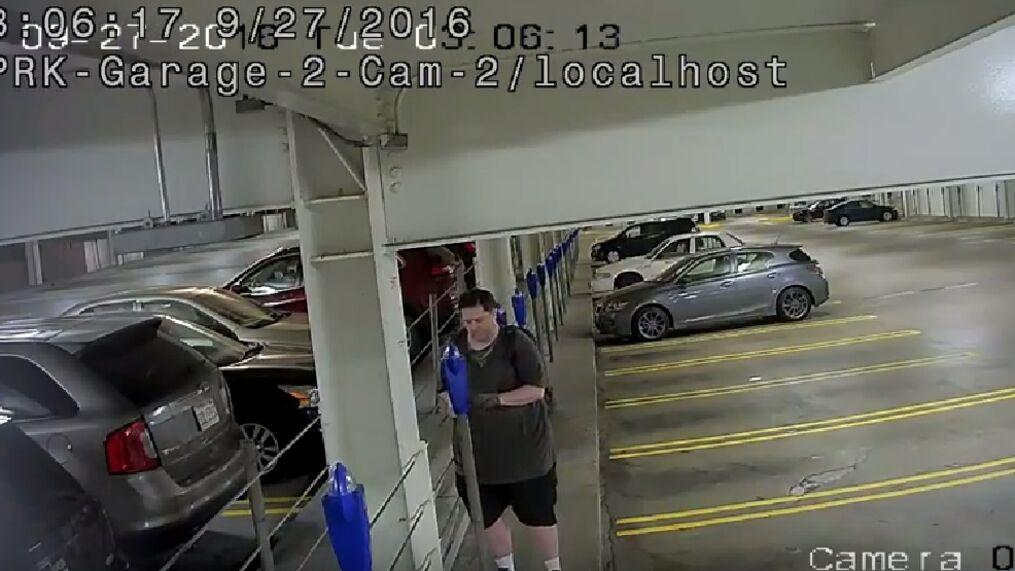
#> input picture Dataset/HighResolution/C (100).jpg, 1015 x 571 px; its folder holds only this picture in this run
$ python syntethic.py
#> lines starting #> are read from the running program, lines starting #| are printed output that depends on the picture
import os
import cv2
import glob

input_dir = "Dataset/HighResolution"
output_dir = "Dataset/LowResolution"
interpolation_methods = {
    "bicubic": cv2.INTER_CUBIC,
    "nearest_neighbor": cv2.INTER_NEAREST,
    "lanczos": cv2.INTER_LANCZOS4
}

# Create output directories for each interpolation method
os.makedirs(output_dir, exist_ok=True)
for method in interpolation_methods.keys():
    os.makedirs(os.path.join(output_dir, method), exist_ok=True)

# Load high-resolution images
high_res_images = glob.glob(os.path.join(input_dir, "*.jpg"))

for img_path in high_res_images:
    img = cv2.imread(img_path)
#> img is the input picture: shape (571, 1015, 3); mean B, G, R 93.8, 100.1, 99.6
    img_name = os.path.basename(img_path)

    # Downscale the image by a factor of 4 (adjust this factor as needed)
    target_width, target_height = img.shape[1] // 4, img.shape[0] // 4
#> target_width = 253; target_height = 142

    for method, interpolation in interpolation_methods.items():
        # Downscale the image using the current interpolation method
        low_res_img = cv2.resize(img, (target_width, target_height), interpolation=interpolation)

        # Save the low-resolution image
        output_path = os.path.join(output_dir, method, img_name)
        cv2.imwrite(output_path, low_res_img)
        print(f"Saved {output_path}")
#> this loop made 3 passes
#> pass 1, `low_res_img = cv2.resize(img, (target_width, target_height), interpola..`:
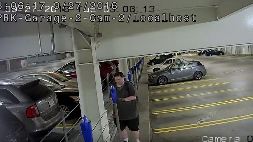
#> low_res_img: shape (142, 253, 3); mean B, G, R 93.7, 100, 99.5
#> pass 2, `low_res_img = cv2.resize(img, (target_width, target_height), interpola..`:
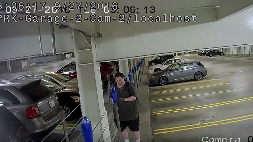
#> low_res_img: shape (142, 253, 3); mean B, G, R 94.1, 100.4, 99.9

print("All synthetic low-resolution images generated.")

$ run again, on Dataset/HighResolution/C (134).jpg
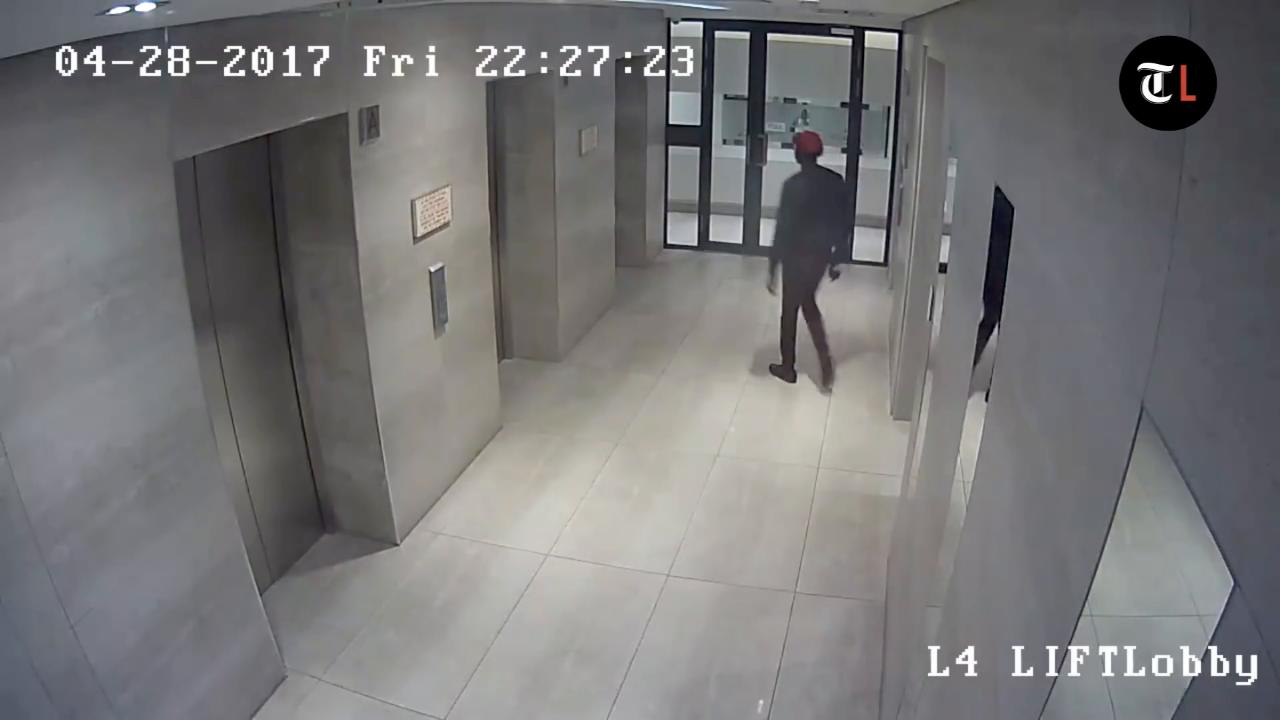
#> input picture Dataset/HighResolution/C (134).jpg, 1280 x 720 px
#> img is the input picture: shape (720, 1280, 3); mean B, G, R 119, 118, 118.5
#> the loop `for method, interpolation in interpolation_methods.items():` made 3 passes
#> pass 1, `low_res_img = cv2.resize(img, (target_width, target_height), interpola..`:
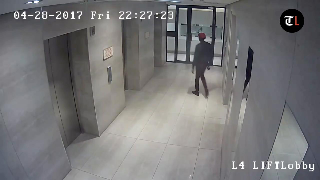
#> low_res_img: shape (180, 320, 3); mean B, G, R 118.9, 117.9, 118.4
#> pass 2, `low_res_img = cv2.resize(img, (target_width, target_height), interpola..`:
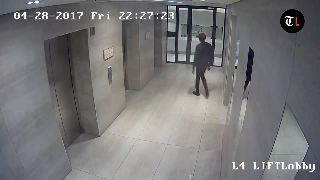
#> low_res_img: shape (180, 320, 3); mean B, G, R 119.1, 118, 118.6

$ run again, on Dataset/HighResolution/C (138).jpg
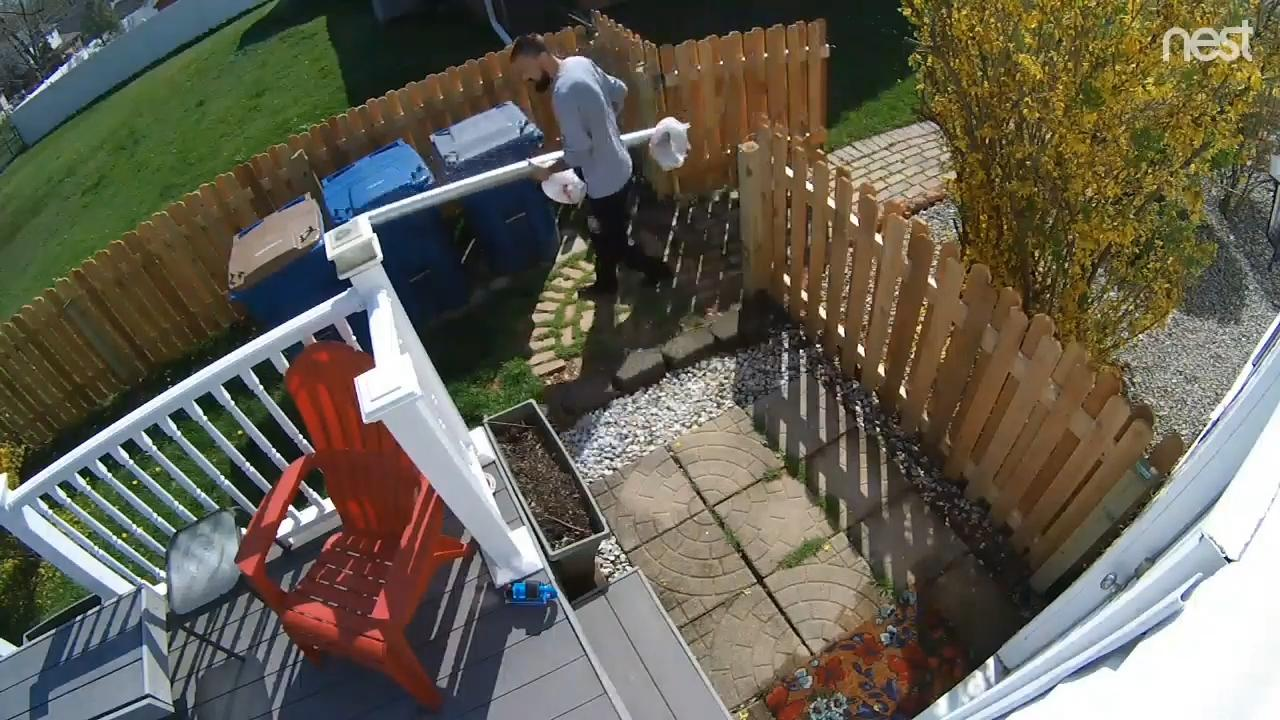
#> input picture Dataset/HighResolution/C (138).jpg, 1280 x 720 px
#> img is the input picture: shape (720, 1280, 3); mean B, G, R 83, 96.5, 100.9
#> the loop `for method, interpolation in interpolation_methods.items():` made 3 passes
#> pass 1, `low_res_img = cv2.resize(img, (target_width, target_height), interpola..`:
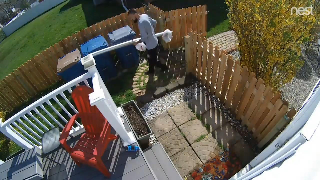
#> low_res_img: shape (180, 320, 3); mean B, G, R 83, 96.5, 100.9
#> pass 2, `low_res_img = cv2.resize(img, (target_width, target_height), interpola..`:
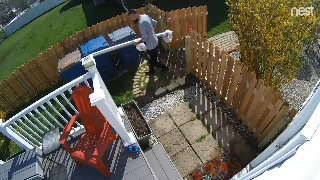
#> low_res_img: shape (180, 320, 3); mean B, G, R 82.7, 96.2, 100.7

$ run again, on Dataset/HighResolution/C (140).jpg
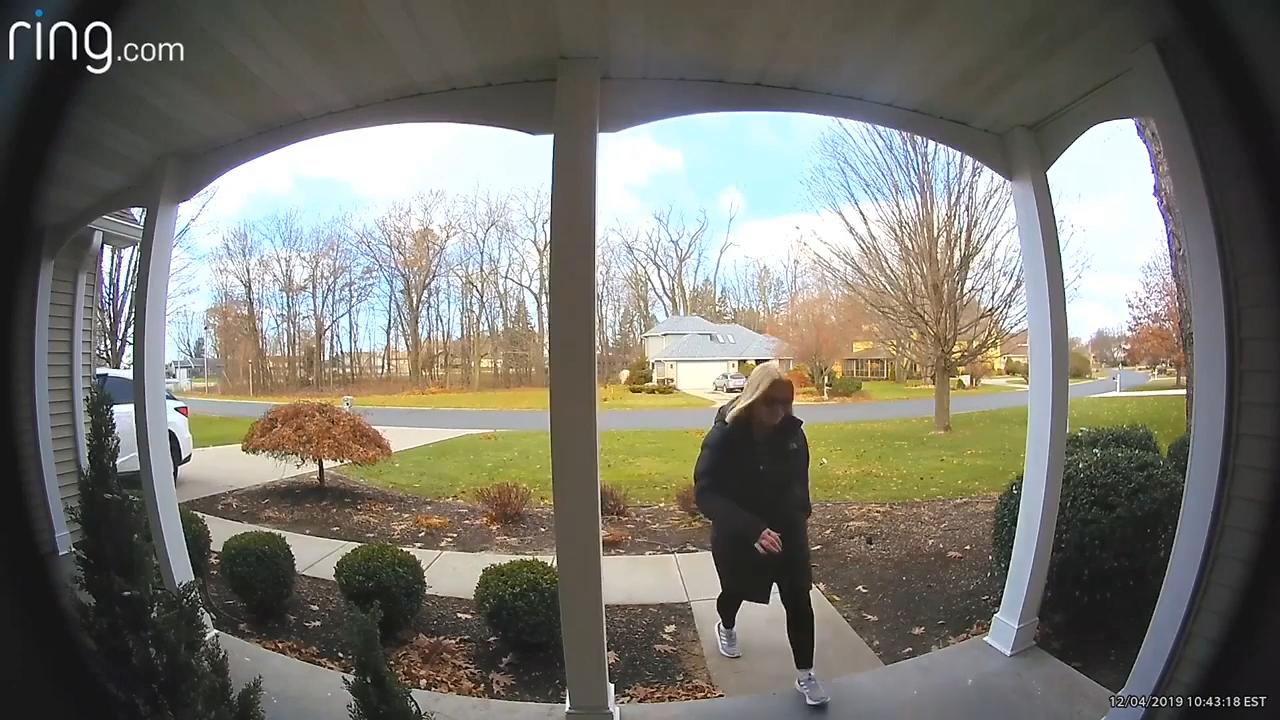
#> input picture Dataset/HighResolution/C (140).jpg, 1280 x 720 px
#> img is the input picture: shape (720, 1280, 3); mean B, G, R 109, 117.3, 119.3
#> the loop `for method, interpolation in interpolation_methods.items():` made 3 passes
#> pass 1, `low_res_img = cv2.resize(img, (target_width, target_height), interpola..`:
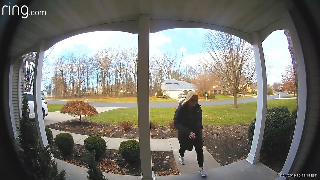
#> low_res_img: shape (180, 320, 3); mean B, G, R 108.9, 117.2, 119.2
#> pass 2, `low_res_img = cv2.resize(img, (target_width, target_height), interpola..`:
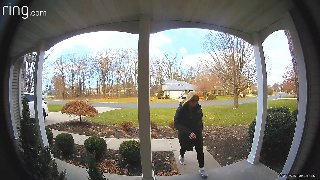
#> low_res_img: shape (180, 320, 3); mean B, G, R 109.1, 117.3, 119.4

$ run again, on Dataset/HighResolution/C (115).jpg
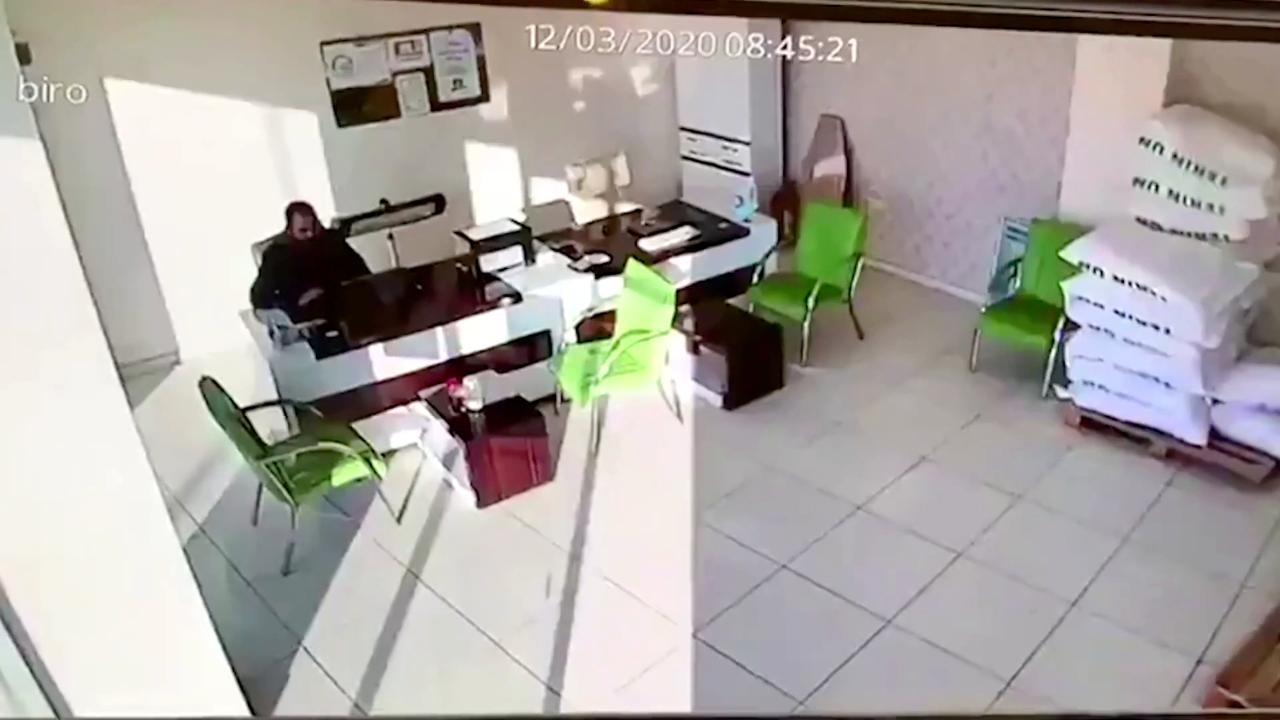
#> input picture Dataset/HighResolution/C (115).jpg, 1280 x 720 px
#> img is the input picture: shape (720, 1280, 3); mean B, G, R 161.3, 165.5, 170.4
#> the loop `for method, interpolation in interpolation_methods.items():` made 3 passes
#> pass 1, `low_res_img = cv2.resize(img, (target_width, target_height), interpola..`:
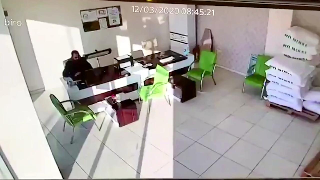
#> low_res_img: shape (180, 320, 3); mean B, G, R 161.3, 165.5, 170.4
#> pass 2, `low_res_img = cv2.resize(img, (target_width, target_height), interpola..`:
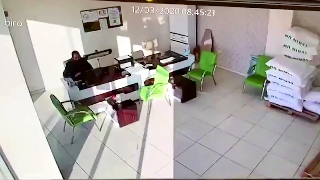
#> low_res_img: shape (180, 320, 3); mean B, G, R 161.6, 165.7, 170.6
